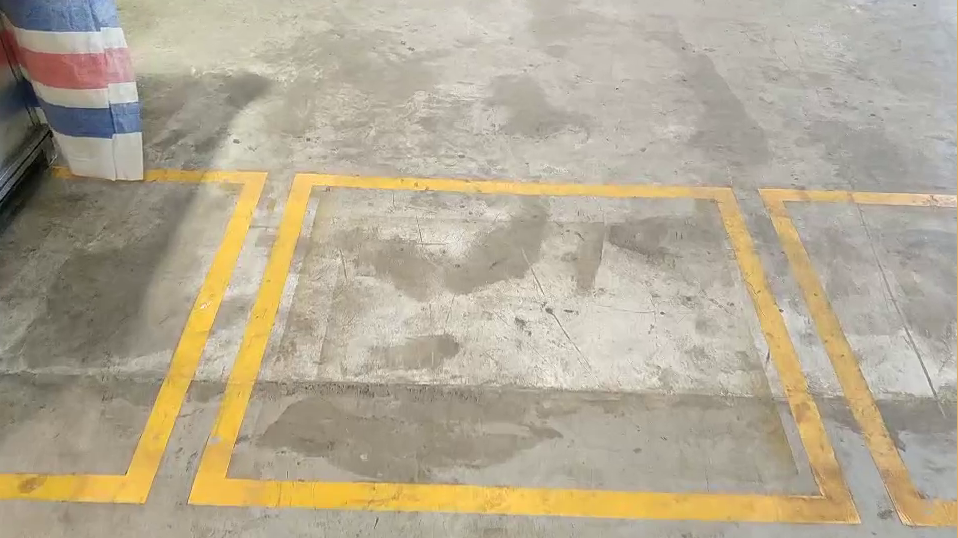
//> input picture data/agv/pic9.png, 958 x 538 px
$ ./quad_tf   (built with g++ and OpenCV 4)
//> lines starting //> are read from the running program, lines starting //| are printed output that depends on the picture; after the words box and inside, x2 and y2 are one past the last pixel; in counts of white or black regions, pixels touching at a corner belong together
/********************************************************************
created:	2018/09/04
created:	4:9:2018   12:52
filename: 	D:\soucecode\LearningOpenCV\src\quad_tf.cpp
file path:	D:\soucecode\LearningOpenCV\src
file base:	quad_tf
file ext:	cpp
author:		aaron

purpose:
*********************************************************************/
#define _USE_MATH_DEFINES
#include "opencv2/core/core.hpp"
#include "opencv2/imgproc/imgproc.hpp"
#include "opencv2/highgui/highgui.hpp"


#include <iostream>
#include <cmath>
#include <string>
#include <numeric>      // std::accumulate
#include <tuple>

using namespace cv;
using namespace std;

#define debug 1

struct sortY {
	bool operator() (cv::Point pt1, cv::Point pt2) { return (pt1.y < pt2.y); }
} mySortY;

struct sortX {
	bool operator() (cv::Point pt1, cv::Point pt2) { return (pt1.x < pt2.x); }
} mySortX;

struct str{
	bool operator() (Point2f a, Point2f b){
		if (a.y != b.y)
			return a.y < b.y;
		return a.x <= b.x;
	}
} comp;


// [4 lines left out: function x_sort, not called in this run]
// Returns the z-component of the cross product of a and b
inline double CrossProductZ(const Point2f &a, const Point2f &b) {
	return a.x * b.y - a.y * b.x;
}

// Orientation is positive if abc is counterclockwise, negative if clockwise.
// (It is actually twice the area of triangle abc, calculated using the
// Shoelace formula: http://en.wikipedia.org/wiki/Shoelace_formula .)
inline double Orientation(const Point2f &a, const Point2f &b, const Point2f &c) {
	return CrossProductZ(a, b) + CrossProductZ(b, c) + CrossProductZ(c, a);
}

// [55 lines left out: functions Sort4PointsClockwise, CalcDstSize, not called in this run]

Vec2d linearParameters(Vec4i line){
	Mat a = (Mat_<double>(2, 2) <<
		line[0], 1,
		line[2], 1);
	Mat y = (Mat_<double>(2, 1) <<
		line[1],
		line[3]);
	Vec2d mc; solve(a, y, mc);
	return mc;
}

Vec4i extendedLine(Vec4i line, double d){
	// oriented left-t-right
	Vec4d _line = line[2] - line[0] < 0 ? Vec4d(line[2], line[3], line[0], line[1]) : Vec4d(line[0], line[1], line[2], line[3]);
	double m = linearParameters(_line)[0];
	// solution of pythagorean theorem and m = yd/xd
	double xd = sqrt(d * d / (m * m + 1));
	double yd = xd * m;
	return Vec4d(_line[0] - xd, _line[1] - yd, _line[2] + xd, _line[3] + yd);
}

std::vector<Point2i> boundingRectangleContour(Vec4i line, float d){
	// finds coordinates of perpendicular lines with length d in both line points
	// https://math.stackexchange.com/a/2043065/183923

	Vec2f mc = linearParameters(line);
	float m = mc[0];
	float factor = sqrtf(
		(d * d) / (1 + (1 / (m * m)))
		);

	float x3, y3, x4, y4, x5, y5, x6, y6;
	// special case(vertical perpendicular line) when -1/m -> -infinity
	if (m == 0){
		x3 = line[0]; y3 = line[1] + d;
		x4 = line[0]; y4 = line[1] - d;
		x5 = line[2]; y5 = line[3] + d;
		x6 = line[2]; y6 = line[3] - d;
	}
	else {
		// slope of perpendicular lines
		float m_per = -1 / m;

		// y1 = m_per * x1 + c_per23
		float c_per1 = line[1] - m_per * line[0];
		float c_per2 = line[3] - m_per * line[2];

		// coordinates of perpendicular lines
		x3 = line[0] + factor; y3 = m_per * x3 + c_per1;
		x4 = line[0] - factor; y4 = m_per * x4 + c_per1;
		x5 = line[2] + factor; y5 = m_per * x5 + c_per2;
		x6 = line[2] - factor; y6 = m_per * x6 + c_per2;
	}

	return std::vector<Point2i> {
		Point2i(x3, y3),
			Point2i(x4, y4),
			Point2i(x6, y6),
			Point2i(x5, y5)
	};
}

bool extendedBoundingRectangleLineEquivalence(const Vec4i& _l1, const Vec4i& _l2, float extensionLengthFraction, float maxAngleDiff, float boundingRectangleThickness){

	Vec4i l1(_l1), l2(_l2);
	// extend lines by percentage of line width
	float len1 = sqrtf((l1[2] - l1[0])*(l1[2] - l1[0]) + (l1[3] - l1[1])*(l1[3] - l1[1]));
	float len2 = sqrtf((l2[2] - l2[0])*(l2[2] - l2[0]) + (l2[3] - l2[1])*(l2[3] - l2[1]));
	Vec4i el1 = extendedLine(l1, len1 * extensionLengthFraction);
	Vec4i el2 = extendedLine(l2, len2 * extensionLengthFraction);

	// reject the lines that have wide difference in angles
	float a1 = atan(linearParameters(el1)[0]);
	float a2 = atan(linearParameters(el2)[0]);
	if (fabs(a1 - a2) > maxAngleDiff * M_PI / 180.0){
		return false;
	}

	// calculate window around extended line
	// at least one point needs to inside extended bounding rectangle of other line,
	std::vector<Point2i> lineBoundingContour = boundingRectangleContour(el1, boundingRectangleThickness / 2);
	return
		pointPolygonTest(lineBoundingContour, cv::Point(el2[0], el2[1]), false) == 1 ||
		pointPolygonTest(lineBoundingContour, cv::Point(el2[2], el2[3]), false) == 1;
}

/*函数功能：求两条直线交点*/
/*输入：两条Vec4i类型直线*/
/*返回：Point2f类型的点*/
//https://www.jianshu.com/p/efa68c43d0ca
// [72 lines left out: functions getCrossPoint, DrawArrow, GetQuadCamTf, not called in this run]

int main(int /*argc*/, char** /*argv*/)
{

	VideoCapture cap("1.mp4");
	VideoWriter writer("VideoTest.avi", CV_FOURCC('M', 'J', 'P', 'G'), 25.0, Size(960, 544));
	//if (!cap.isOpened()) // check if we succeeded
	//	return -1;

	for (;;)
	{
		Mat frame;
#if debug
		frame = imread("pic9.png");
//> frame is the input picture: 538 rows x 958 cols, CV_8UC3; mean B, G, R 148.3, 169.5, 179.5
#else
		cap >> frame;
#endif
		if (frame.empty())
		{
			continue;
		}
		Mat img, bgr, hsv;
		Mat Y, Cr, Cb;
		Mat s, tmp;
		vector<Mat> channels;

		img = frame.clone();
		//resize(img, img, cv::Size(960, 480), INTER_NEAREST);
		blur(img, img, Size(3, 3));

		cvtColor(img, tmp, CV_BGR2YCrCb);
//> tmp: 538 rows x 958 cols, CV_8UC3; mean of channels 0, 1, 2 170, 134.9, 115.7
		split(tmp, channels);
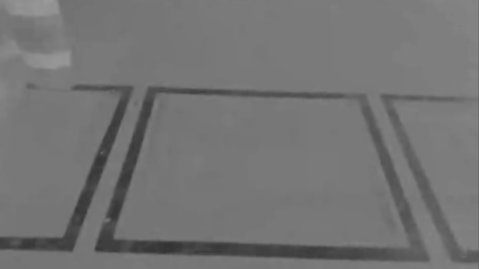
//> channels[2]: 538 rows x 958 cols, CV_8UC1 (shown at 1/2 size); min 51, max 155, mean 115.7
		Y = channels.at(0);
		Cr = channels.at(1);
		Cb = channels.at(2);

		cvtColor(img, s, COLOR_BGR2GRAY);

		/*遍历图像，将符合阈值范围的像素设置为255，其余为0*/
		for (int j = 0; j < Y.rows - 1; j++)
		{
			uchar* currentCr = Cr.ptr< uchar>(j);
			uchar* currentCb = Cb.ptr< uchar>(j);
			uchar* current = s.ptr< uchar>(j);
			for (int i = 0; i < Y.cols - 1; i++)
			{
				if ((currentCr[i] > 135) && (currentCr[i] < 175) && (currentCb[i] > 60) && (currentCb[i] < 118))
					current[i] = 255;
				else
					current[i] = 0;
			}
		}

		//获取自定义核
		Mat element = getStructuringElement(MORPH_RECT, Size(11, 11));
		morphologyEx(s, s, MORPH_CLOSE, element);
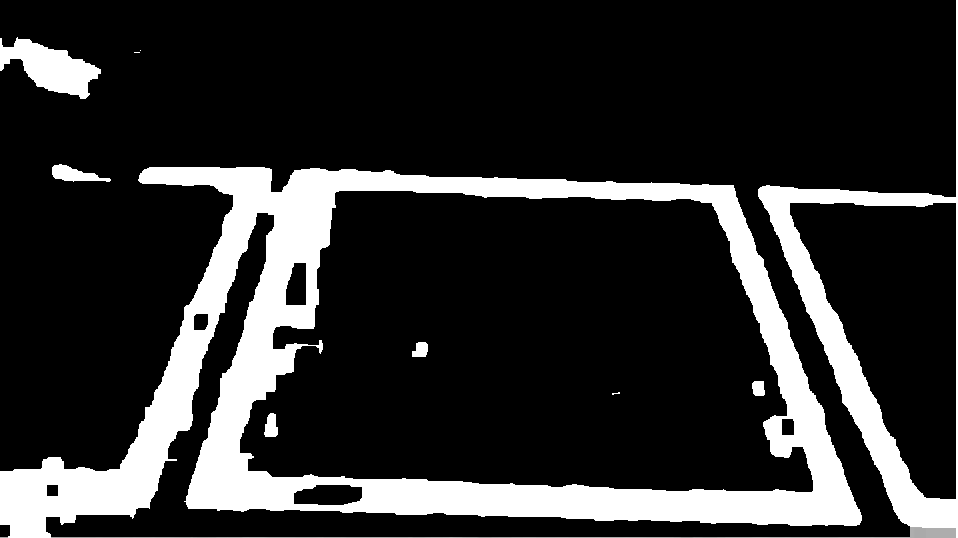
//> s: 538 rows x 958 cols, CV_8UC1; min 0, max 255, mean 46.3

		vector<vector<Point> > contours, _contours;
		vector<Vec4i> hierarchy, _hierarchy;
		findContours(s, contours, hierarchy, CV_RETR_EXTERNAL, CHAIN_APPROX_NONE, Point(0, 0));
//> contours = 5 contours, 2 with area under 20; largest, box (x1, y1, x2, y2) and area: (0, 0, 958, 538) 253915, (0, 37, 101, 99) 3020, (52, 164, 111, 182) 497
		Mat draw = Mat::zeros(img.size(), CV_8UC1);
		for (size_t i = 0; i < contours.size(); i++){
			drawContours(draw, contours, i, Scalar(255), -1);
		}
//> this loop made 5 passes
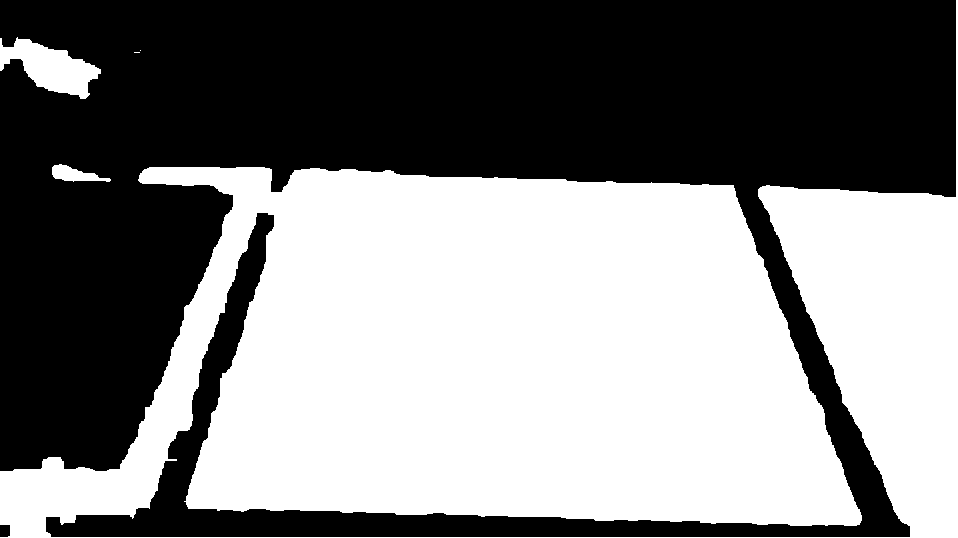
//> draw: 538 rows x 958 cols, CV_8UC1; 50.6% white; 2 black regions, box (x1, y1, x2, y2) and area: (0, 0, 956, 537) 254539, (0, 525, 10, 537) 118

		findContours(s, _contours, _hierarchy, CV_RETR_TREE, CHAIN_APPROX_NONE, Point(0, 0));

		if (contours.size() == _contours.size())
			continue;

		for (int i = 0; i < contours.size(); i++)
		{
			int contourSize = contours[i].size();
			for (int j = 0; j < _contours.size(); j++)
			{
				int size = _contours[j].size();
				if (contourSize == size)
				{
					swap(_contours[j], _contours[_contours.size() - 1]);
					_contours.pop_back();
					break;
				}
			}
		}
//> this loop made 5 passes
//> contourSize on passes 1 to 5: 126, 10, 1, 304, 6180
		// Print contours' length轮廓的个数
		//cout << "Contours: " << contours.size() << endl;
#if debug
		vector<vector<Point>>::const_iterator itContours = contours.begin();
		for (; itContours != contours.end(); ++itContours) {

			cout << "Size: " << itContours->size() << endl;//每个轮廓包含的点数
		}
#endif
		// draw black contours on white image
		Mat drawing = Mat::zeros(img.size(), CV_8UC3);
		drawContours(drawing, _contours,
			-1, // draw all contours
			Scalar(255), // in black
			2); // with a thickness of 2
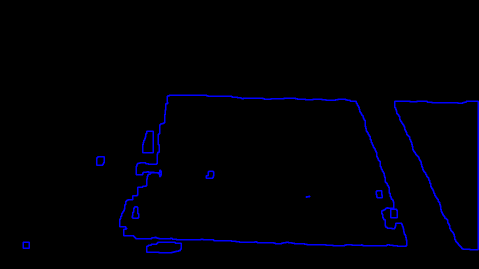
//> drawing: 538 rows x 958 cols, CV_8UC3 (shown at 1/2 size); mean B, G, R 5.1, 0, 0


		vector<vector<Point>> polyContours(_contours.size());
//> polyContours = 11 empty contours
		int maxArea = 0;
		for (int index = 0; index < _contours.size(); index++){
			if (contourArea(_contours[index]) > contourArea(_contours[maxArea]))
				maxArea = index;
			approxPolyDP(_contours[index], polyContours[index], 10, true);
		}
//> this loop made 11 passes
//> after the loop, maxArea = 4

		Mat _drawing = Mat::zeros(img.size(), CV_8UC3);
		drawContours(_drawing, polyContours, maxArea, Scalar(0, 0, 255/*rand() & 255, rand() & 255, rand() & 255*/), 2);

		//2018-08-30
		///LSD line detection & find the cross points!
		Mat detectedLinesImg = Mat::zeros(img.rows, img.cols, CV_8UC3);
		Mat reducedLinesImg = detectedLinesImg.clone();

		cvtColor(_drawing, _drawing, CV_BGRA2GRAY);
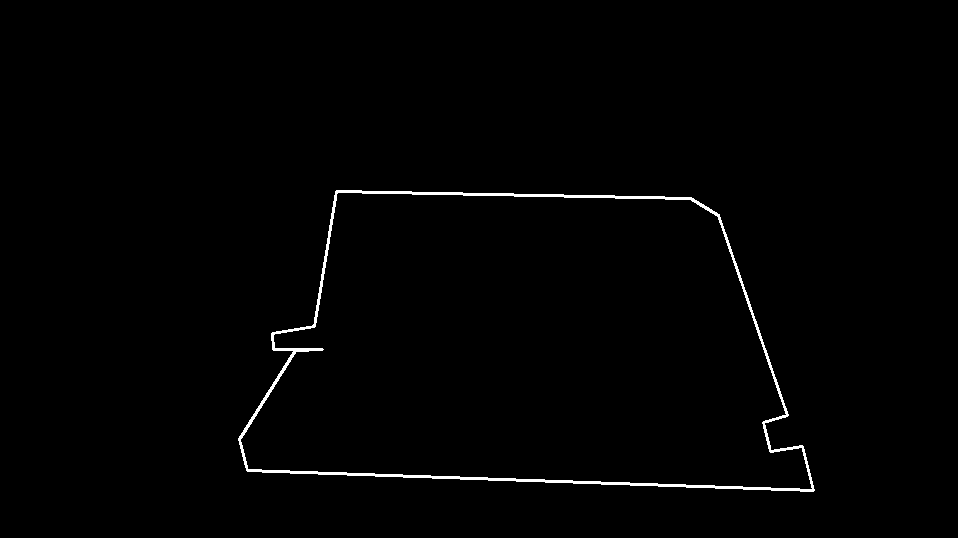
//> _drawing: 538 rows x 958 cols, CV_8UC1; values 0 (black) and 76 (white), 0.97% white; 1 white region, box (x1, y1, x2, y2) and area: (238, 190, 815, 492) 4978
		Ptr<LineSegmentDetector> detector = createLineSegmentDetector(LSD_REFINE_NONE);
		std::vector<Vec4i> lines; detector->detect(_drawing, lines);
//> after `detector->detect(_drawing, lines)`: lines = 37 items, first 8: [613, 195, 337, 189], [247, 471, 458, 479], [631, 485, 812, 491], [338, 193, 613, 198], [616, 198, 689, 200], [316, 326, 337, 194], [334, 191, 313, 323], [311, 325, 272, 331]

		// remove small lines
		std::vector<Vec4i> linesWithoutSmall;
		std::copy_if(lines.begin(), lines.end(), std::back_inserter(linesWithoutSmall), [](Vec4f line){
			float length = sqrtf((line[2] - line[0]) * (line[2] - line[0])
				+ (line[3] - line[1]) * (line[3] - line[1]));
			return length > 30;
		});
//> linesWithoutSmall = 25 items, first 8: [613, 195, 337, 189], [247, 471, 458, 479], [631, 485, 812, 491], [338, 193, 613, 198], [616, 198, 689, 200], [316, 326, 337, 194], [334, 191, 313, 323], [311, 325, 272, 331]
#if debug
		std::cout << "Detected: " << linesWithoutSmall.size() << std::endl;
//| Detected: 25
#endif
		if (linesWithoutSmall.size() < 1)
			continue;
		// partition via our partitioning function
		std::vector<int> labels;
		int equilavenceClassesCount = cv::partition(linesWithoutSmall, labels, [](const Vec4i l1, const Vec4i l2){
			return extendedBoundingRectangleLineEquivalence(
				l1, l2,
				// line extension length - as fraction of original line width
				0.2,
				// maximum allowed angle difference for lines to be considered in same equivalence class
				2.0,
				// thickness of bounding rectangle around each line
				10);
		});
//> in extendedBoundingRectangleLineEquivalence, `Vec4i l1(_l1), l2(_l2);`: l1 = [613, 195, 337, 189]; l2 = [247, 471, 458, 479]
//> in extendedBoundingRectangleLineEquivalence, `float len1 = sqrtf((l1[2] - l1[0])*(l1[2] - l1[0]) + (l1[3] - l1[1])*(..`: len1 = 276.1
//> in extendedBoundingRectangleLineEquivalence, `float len2 = sqrtf((l2[2] - l2[0])*(l2[2] - l2[0]) + (l2[3] - l2[1])*(..`: len2 = 211.2
//> in linearParameters, `Mat a = (Mat_<double>(2, 2) << line[0], 1, line[2], 1);`: a = [[337, 1], [613, 1]]
//> in linearParameters, `Mat y = (Mat_<double>(2, 1) << line[1], line[3]);`: y = [189, 195]
//> in linearParameters, `solve(a, y, mc)`: mc = [0.0217, 181.7]
//> in extendedLine, `double m = linearParameters(_line)[0];`: m = 0.0217
//> in extendedLine, `double xd = sqrt(d * d / (m * m + 1));`: xd = 55.2
//> in extendedLine, `double yd = xd * m;`: yd = 1.2
//> in extendedBoundingRectangleLineEquivalence, `Vec4i el1 = extendedLine(l1, len1 * extensionLengthFraction);`: el1 = [282, 188, 668, 196]
//> in extendedBoundingRectangleLineEquivalence, `Vec4i el2 = extendedLine(l2, len2 * extensionLengthFraction);`: el2 = [205, 469, 500, 481]
//> in extendedBoundingRectangleLineEquivalence, `float a1 = atan(linearParameters(el1)[0]);`: a1 = 0.0207
//> in extendedBoundingRectangleLineEquivalence, `float a2 = atan(linearParameters(el2)[0]);`: a2 = 0.0407
//> in boundingRectangleContour, `Vec2f mc = linearParameters(line);`: mc = [0.0207, 182.2]
//> in boundingRectangleContour, `float m = mc[0];`: m = 0.0207
//> in boundingRectangleContour, `float factor = sqrtf( (d * d) / (1 + (1 / (m * m))) );`: factor = 0.104
//> in boundingRectangleContour, `float m_per = -1 / m;`: m_per = -48.25
//> in boundingRectangleContour, `float c_per1 = line[1] - m_per * line[0];`: c_per1 = 13794.5
//> in boundingRectangleContour, `float c_per2 = line[3] - m_per * line[2];`: c_per2 = 32427
//> in boundingRectangleContour, `x3 = line[0]+ factor`: x3 = 282.1
//> in boundingRectangleContour, `y3 = m_per * x3 + c_per1`: y3 = 183
//> in boundingRectangleContour, `x4 = line[0]- factor`: x4 = 281.9
//> in boundingRectangleContour, `y4 = m_per * x4 + c_per1`: y4 = 193
//> in boundingRectangleContour, `x5 = line[2]+ factor`: x5 = 668.1
//> in boundingRectangleContour, `y5 = m_per * x5 + c_per2`: y5 = 191
//> in boundingRectangleContour, `x6 = line[2]- factor`: x6 = 667.9
//> in boundingRectangleContour, `y6 = m_per * x6 + c_per2`: y6 = 201
//> in extendedBoundingRectangleLineEquivalence, `std::vector<Point2i> lineBoundingContour = boundingRectangleContour(el..`: lineBoundingContour = 4 Points (x, y): [282, 183], [281, 192], [667, 200], [668, 191]
//> labels = 25 values, max 9 at index 24, min 0 at index 0, mean 3.28; equilavenceClassesCount = 10
#if debug
		std::cout << "Equivalence classes: " << equilavenceClassesCount << std::endl;
//| Equivalence classes: 10

		// grab a random colour for each equivalence class
		RNG rng(215526);
		std::vector<Scalar> colors(equilavenceClassesCount);
		for (int i = 0; i < equilavenceClassesCount; i++){
			colors[i] = Scalar(rng.uniform(30, 255), rng.uniform(30, 255), rng.uniform(30, 255));;
		}
//> this loop made 10 passes

		// draw original detected lines
		for (int i = 0; i < linesWithoutSmall.size(); i++){
			Vec4i& detectedLine = linesWithoutSmall[i];
			line(detectedLinesImg,
				cv::Point(detectedLine[0], detectedLine[1]),
				cv::Point(detectedLine[2], detectedLine[3]), colors[labels[i]], 2);
		}
//> this loop made 25 passes
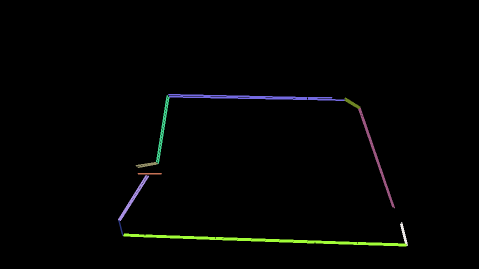
//> detectedLinesImg: 538 rows x 958 cols, CV_8UC3 (shown at 1/2 size); mean B, G, R 2.3, 3, 2.4
#endif
		// build point clouds out of each equivalence classes
		std::vector<std::vector<Point2i>> pointClouds(equilavenceClassesCount);
//> pointClouds = 10 empty contours
		for (int i = 0; i < linesWithoutSmall.size(); i++){
			Vec4i& detectedLine = linesWithoutSmall[i];
			pointClouds[labels[i]].push_back(Point2i(detectedLine[0], detectedLine[1]));
			pointClouds[labels[i]].push_back(Point2i(detectedLine[2], detectedLine[3]));
		}

		// fit line to each equivalence class point cloud
		std::vector<Vec4i> reducedLines = std::accumulate(pointClouds.begin(), pointClouds.end(), std::vector<Vec4i>{}, [](std::vector<Vec4i> target, const std::vector<Point2i>& _pointCloud){
			std::vector<Point2i> pointCloud = _pointCloud;

			//lineParams: [vx,vy, x0,y0]: (normalized vector, point on our contour)
			// (x,y) = (x0,y0) + t*(vx,vy), t -> (-inf; inf)
			Vec4f lineParams;
			fitLine(pointCloud, lineParams, CV_DIST_L2, 0, 0.01, 0.01);

			// derive the bounding xs of point cloud
			std::vector<Point2i>::iterator minXP, maxXP;
			std::tie(minXP, maxXP) = std::minmax_element(pointCloud.begin(), pointCloud.end(), [](const Point2i& p1, const Point2i& p2){ return p1.x < p2.x; });

			// derive y coords of fitted line
			float m = lineParams[1] / lineParams[0];
			int y1 = ((minXP->x - lineParams[2]) * m) + lineParams[3];
			int y2 = ((maxXP->x - lineParams[2]) * m) + lineParams[3];

			target.push_back(Vec4i(minXP->x, y1, maxXP->x, y2));
			return target;
		});
//> reducedLines = 10 items, first 8: [337, 190, 689, 197], [247, 469, 812, 489], [313, 334, 337, 182], [272, 332, 314, 325], [237, 439, 245, 470], [801, 442, 814, 494], [717, 212, 788, 418], [237, 441, 296, 348]

		for (Vec4i reduced : reducedLines){
			line(reducedLinesImg, Point(reduced[0], reduced[1]), Point(reduced[2], reduced[3]), Scalar(255, 255, 255), 2);
		}
//> this loop made 10 passes
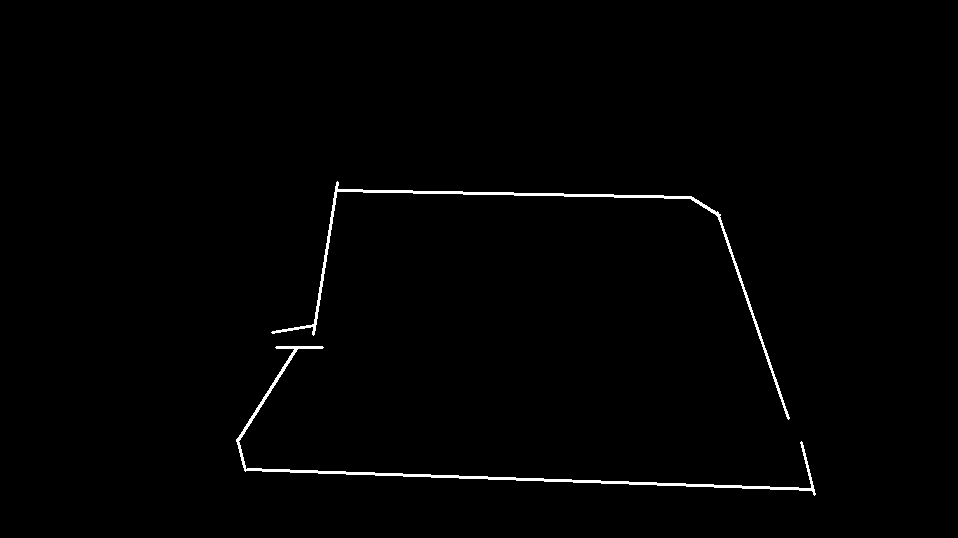
//> reducedLinesImg: 538 rows x 958 cols, CV_8UC3; 0.93% white; 2 white regions, box (x1, y1, x2, y2) and area: (236, 346, 816, 496) 2441, (271, 181, 790, 420) 2342

		if (reducedLines.size() != 4)
			continue;
		else
		{
			vector<Point2f> crossPoint;
			// [13 lines of commented-out code are left out]
			for (int i = 0; i < reducedLines.size(); i++)
			{
				for (int j = i + 1; j < reducedLines.size(); j++)
				{
					cv::Point2f pt = getCrossPoint(reducedLines[i], reducedLines[j]);
					if (pt.x >= 0 && pt.y >= 0 && pt.x <= reducedLinesImg.cols && pt.y <= reducedLinesImg.rows)             //保证交点在图像的范围之内
						crossPoint.push_back(pt);
				}
			}
			for (int i = 0; i < crossPoint.size(); i++){
				circle(reducedLinesImg, crossPoint[i], 10, Scalar(rand() & 255, rand() & 255, rand() & 255), 3);
			}

			if (crossPoint.size() < 4)
			{
				continue;
			}
			else
			{
				sort(crossPoint.begin(), crossPoint.end(), mySortY);
				if (crossPoint.size() > 4)
				{

					crossPoint.erase(crossPoint.begin());

				}
				bool IsGoodPoints = true;

				if (crossPoint[0].x > crossPoint[1].x)
					swap(crossPoint[0], crossPoint[1]);
				if (crossPoint[2].x > crossPoint[3].x)
					swap(crossPoint[2], crossPoint[3]);

				//sort(crossPoint.begin(), crossPoint.end(), comp);         //topLeft, topRight, bottomLeft, bottomRight
				// Get mass center
				Point2f center(0, 0);
				for (int i = 0; i < crossPoint.size(); i++)
					center += crossPoint[i];
				center *= (1. / crossPoint.size());

				std::vector<cv::Point2f> top, bot;
				for (int i = 0; i < crossPoint.size(); i++)
				{
					if (crossPoint[i].y < center.y && top.size() < 2)    //这里的小于2是为了避免三个顶点都在top的情况
						top.push_back(crossPoint[i]);
					else
						bot.push_back(crossPoint[i]);
				}

				if (top.size() == 2 && bot.size() == 2)
				{
					// [12 lines of commented-out code are left out]
					int h1, h2, w1, w2;
					CalcDstSize(crossPoint, h1, h2, w1, w2);
					if (h1 < 70 || h1 > 2000 || h2 < 70 || h2 > 2000 || w1 < 100 || w1 > 2000 || w2 < 100 || w2 > 2000)
					{
						IsGoodPoints = false;
					}

					if (!IsGoodPoints) continue;

					else
					{
						for (int i = 0; i < reducedLines.size(); i++){
							circle(img, crossPoint[i], 10, Scalar(rand() & 255, rand() & 255, rand() & 255), 3);
						}

						GetQuadCamTf(img, crossPoint);
						imshow("result", img);
						if (waitKey(1) >= 0)
							break;
					}
				}
			}

		}

		imshow("ORI", frame);
		if (waitKey(1) >= 0)
			break;

	}


	return 0;
}
